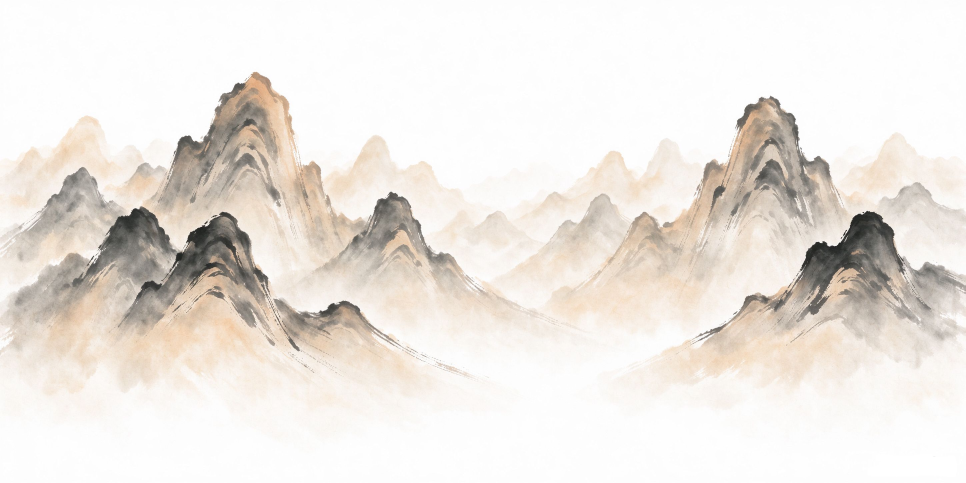
#> input picture jiarui/群山2D图.png, 2896 x 1448 px (shown at 1/3 size)
$ python build_ink_scenery_atlas.py
#> lines starting #> are read from the running program, lines starting #| are printed output that depends on the picture
"""Pack the scenery supplied in jiarui. Requires Pillow with WebP support."""
from pathlib import Path

from PIL import Image


ROOT = Path(__file__).resolve().parent.parent
SIZE = (2048, 1024)


def smooth(start, end, value):
    t = max(0.0, min(1.0, (value - start) / (end - start)))
    return t * t * (3.0 - 2.0 * t)


def prepare(source, kind, size):
    source.thumbnail((size[0] - 12, size[1] - 12), Image.Resampling.LANCZOS)
    if source.getchannel("A").getextrema()[0] < 255:
        return source

    width, height = source.size
    pixels = []
    for i, (r, g, b, _) in enumerate(source.getdata()):
        x, y = (i % width) / (width - 1), (i // width) / (height - 1)
        light = (r * .25 + g * .61 + b * .14) / 255
        if kind == "mist":
            fade = smooth(0, .15, min(x, 1 - x)) * smooth(0, .25, min(y, 1 - y))
            alpha = fade * (.16 + smooth(.015, .32, 1 - light) * .57)
            pixels.append((min(255, r + 23), min(255, g + 20), min(255, b + 15), round(alpha * 255)))
            continue

        # Remove the baked paper (and the pale checkerboard on the waterfall).
        # A narrow mask retains the white water as it passes between the rocks.
        cutoff = .915 if kind == "falls" else .968
        pigment = smooth(.014, .67, max(0, cutoff - light))
        alpha = max(pigment, min(1, max(0, cutoff - light) * 1.55))
        if kind == "falls":
            center = .495 - max(0, y - .28) * .075
            water = (1 - smooth(.09, .19, abs(x - center))) * smooth(.23, .35, y)
            water *= 1 - smooth(.73, .96, y)
            alpha = max(alpha, water * .80)
        fade = smooth(0, .038, min(x, 1 - x)) * smooth(0, .06, min(y, 1 - y))
        if kind == "falls":
            fade *= smooth(.025, .14, x)
        # Solve for the ink color on its own so an opaque paper fringe is not
        # reintroduced when the atlas is sampled on the in-game background.
        ink = [round(max(0, min(255, (c - cutoff * 255 * (1 - alpha)) / max(.001, alpha)))) for c in (r, g, b)]
        pixels.append((*ink, round(alpha * fade * 255)))
    source.putdata(pixels)
    return source


def main():
    atlas = Image.new("RGBA", SIZE)
#> atlas: PIL image 2048x1024 RGBA; every value is 0
    regions = [
        ("群山2D图.png", "mountains", (0, 0), (1024, 512), None),
        ("云雾2D图.png", "mist", (0, 512), (1024, 512), None),
        ("瀑布2D图.png", "falls", (1024, 0), (512, 512), None),
        ("竹子2D图.png", "bamboo", (1024, 512), (256, 512), (0, .46)),
        ("楼阁2D图.png", "pavilion", (1536, 0), (512, 512), None),
        ("小竹叶2D图.png", "leaves", (1536, 512), (256, 512), (0, .48)),
    ]
    for name, kind, (x, y), size, crop in regions:
        with Image.open(ROOT / "jiarui" / name) as image:
#> image is the input picture: PIL image 2896x1448 RGBA; mean R, G, B, A 236.7, 231.3, 225.6, 255
            source = image.convert("RGBA")
        if crop:
            source = source.crop((round(crop[0] * source.width), 0, round(crop[1] * source.width), source.height))
        tile = prepare(source, kind, size)
#> in prepare, `source.thumbnail((size[0] - 12, size[1] - 12), Image.Resampling.LANCZOS)`:
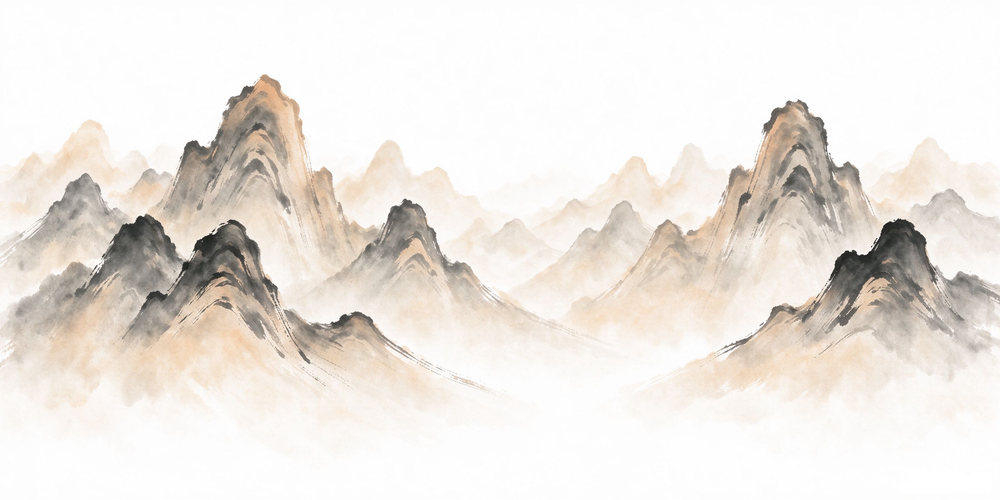
#> source: PIL image 1000x500 RGBA; mean R, G, B, A 236.7, 231.3, 225.6, 255
#> the loop in prepare, `for i, (r, g, b, _) in enumerate(source.getdata()):` made 500000 passes
#> (r, g, b, x, light) on passes 1 to 3: (253, 253, 253, 0, 0.992), (253, 253, 253, 0.001, 0.992), (253, 253, 253, 0.002, 0.992)
#> after the loop in prepare, `for i, (r, g, b, _) in enumerate(source.getdata()):`: pixels = 500000 items
        atlas.paste(tile, (x + (size[0] - tile.width) // 2, y + (size[1] - tile.height) // 2))
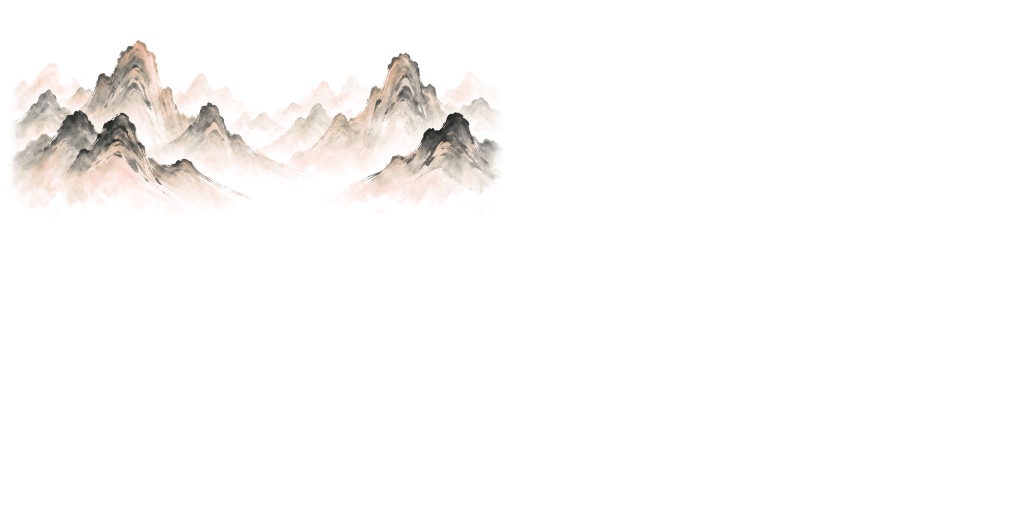
#> atlas: PIL image 2048x1024 RGBA (shown at 1/2 size); mean R, G, B, A 51.9, 39.9, 31.5, 6.6; transparent parts drawn white
#> pass 2 of the loop in main, `for name, kind, (x, y), size, crop in regions:`:
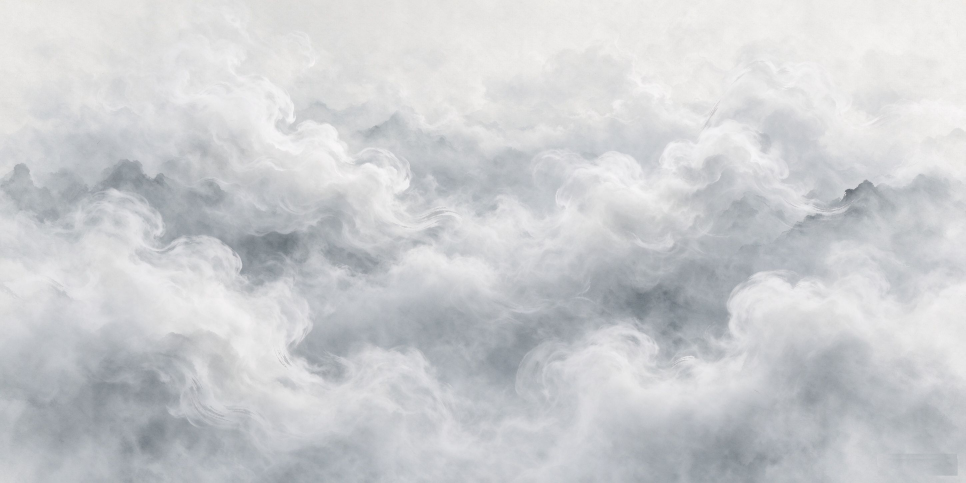
#> input picture jiarui/云雾2D图.png, 2896 x 1448 px (shown at 1/3 size)
#> in main, image is the input picture: PIL image 2896x1448 RGBA; mean R, G, B, A 204.2, 205.9, 208.5, 255
#> the loop in prepare (call 2), `for i, (r, g, b, _) in enumerate(source.getdata()):` made 500000 passes
#> (r, g, b, x, light) on passes 1 to 5: (230, 229, 224, 0, 0.896), (234, 233, 228, 0.001, 0.912), (234, 233, 228, 0.002, 0.912), (233, 232, 227, 0.003, 0.908), (234, 233, 228, 0.004, 0.912)
#> in prepare (call 2), `source.putdata(pixels)`:
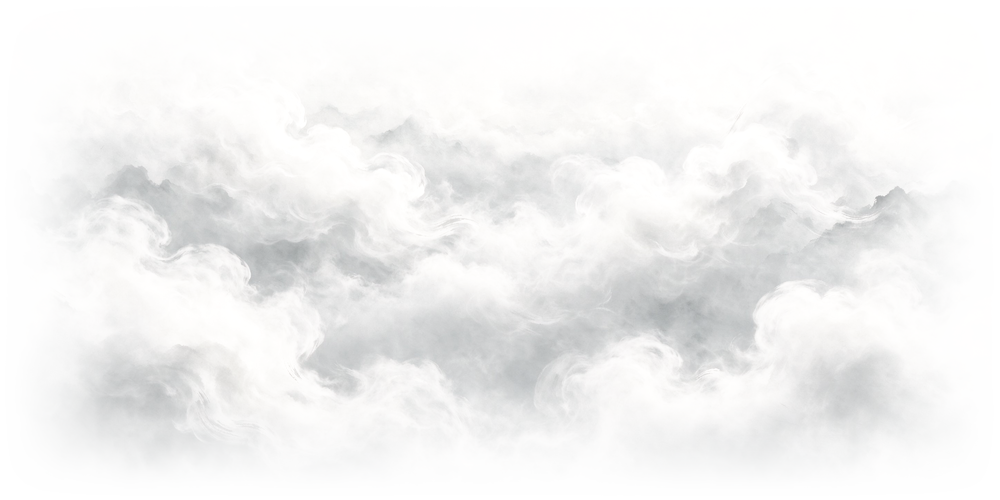
#> source: PIL image 1000x500 RGBA; mean R, G, B, A 226.7, 225.7, 223.5, 80.8; transparent parts drawn white
#> in main, `atlas.paste(tile, (x + (size[0] - tile.width) // 2, y + (size[1] - til..`:
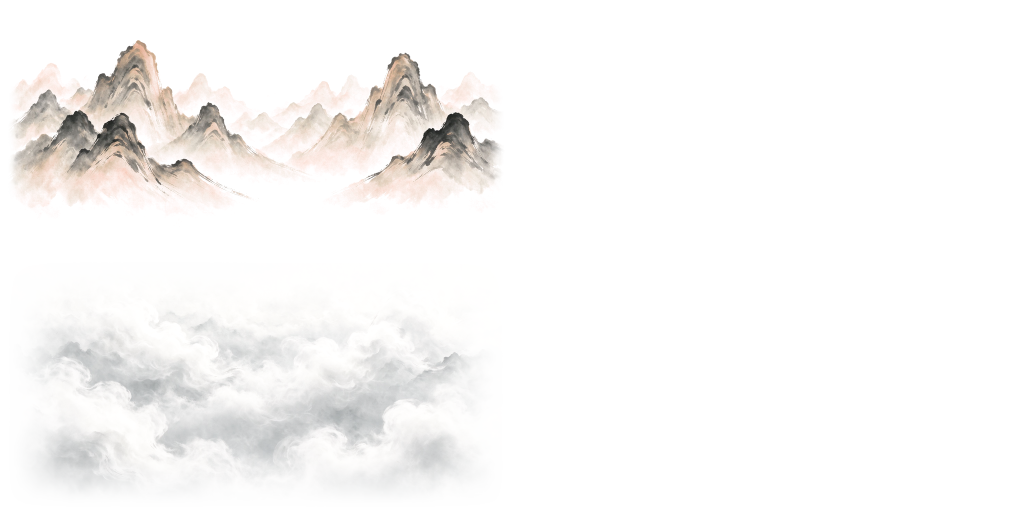
#> atlas: PIL image 2048x1024 RGBA (shown at 1/2 size); mean R, G, B, A 106, 93.7, 84.8, 25.9; transparent parts drawn white
    output = ROOT / "assets" / "textures" / "ink_scenery.webp"
    atlas.save(output, "WEBP", quality=86, alpha_quality=100, method=6)
    print(f"{output.name}: {output.stat().st_size:,} bytes")


if __name__ == "__main__":
#> (the run stopped early here; a loop or call above may not have finished)
